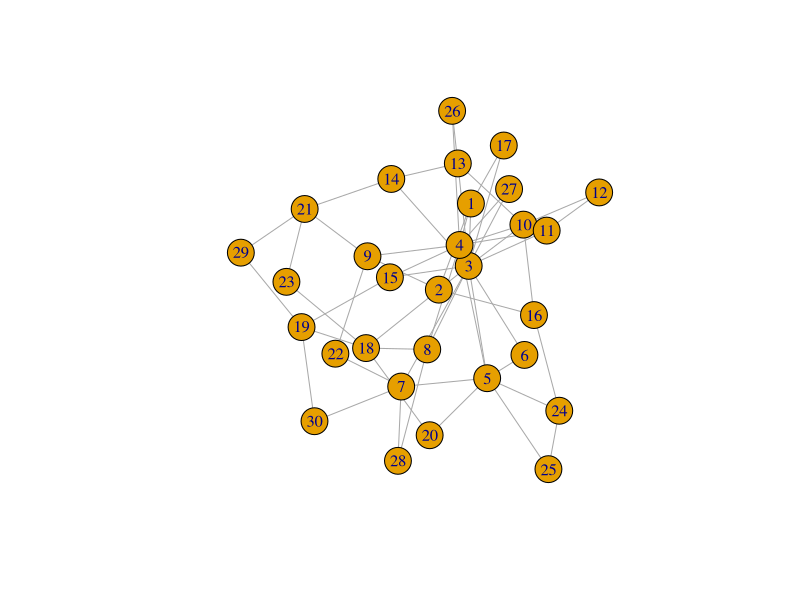
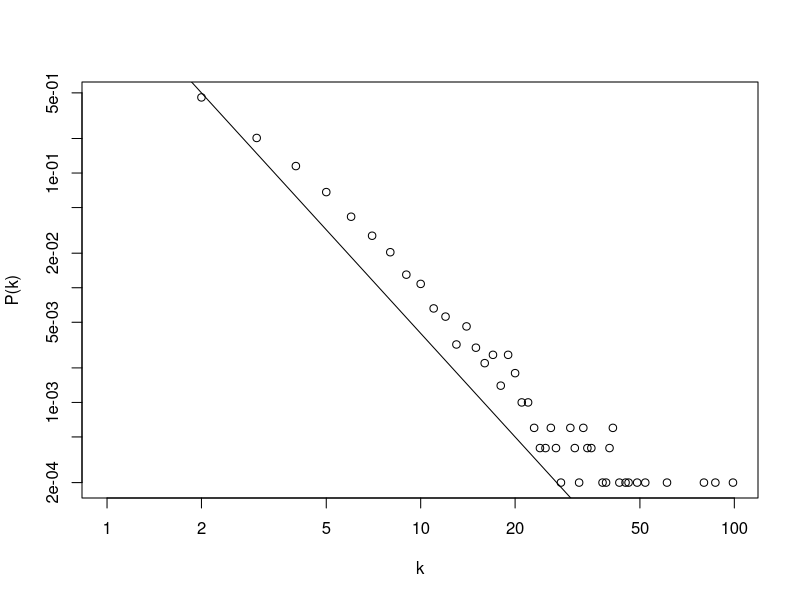
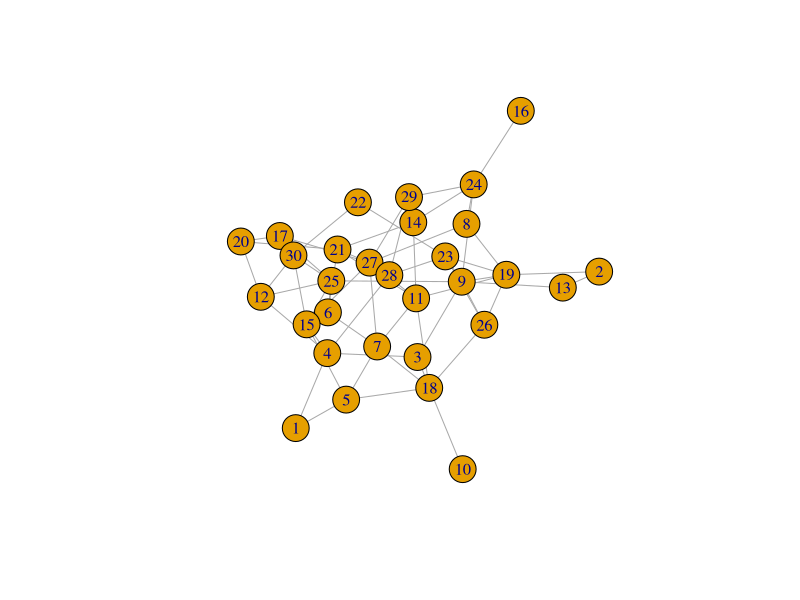
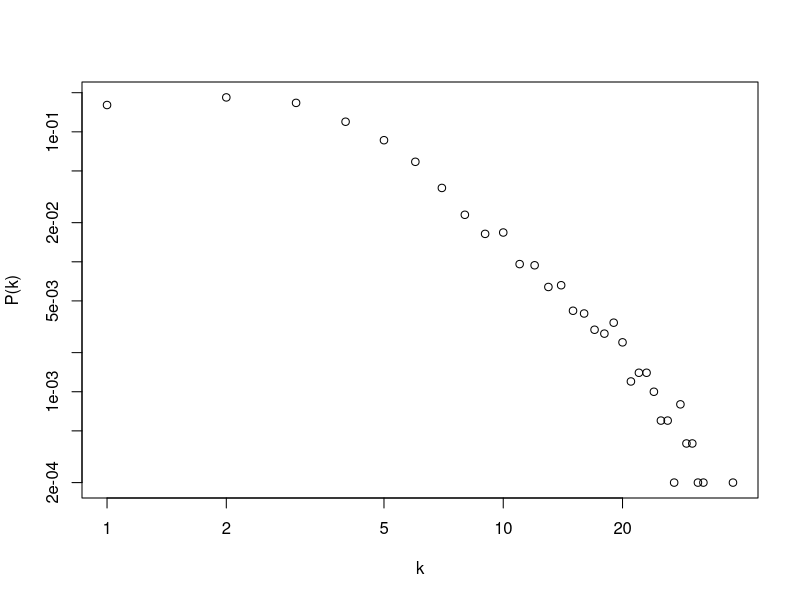
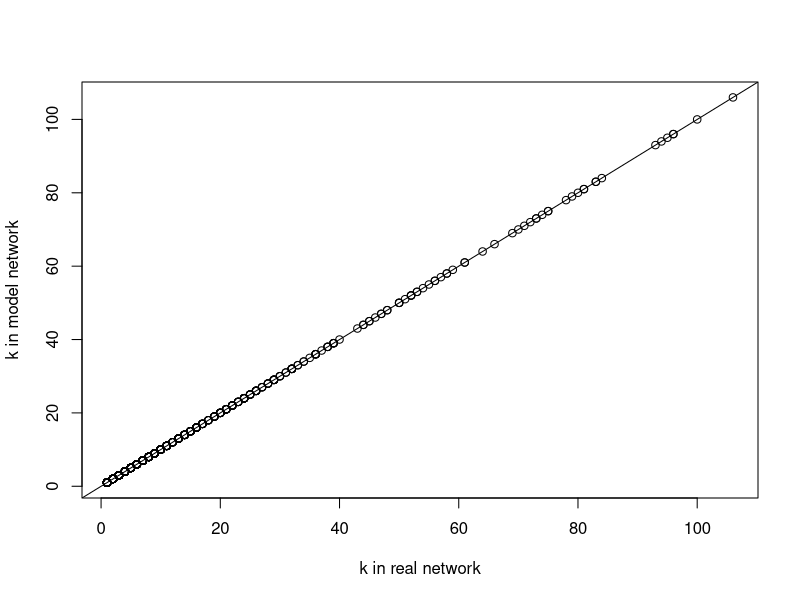

Reproduce these figures in R, in order.
## ---- chunk 1
# igraphパッケージの読み込み
library(igraph)
## ---- chunk 2
# sample_pa(N, power, m, directed=F)
# power: 非線形優先接続に対する指数。1とすることで式(3.7)と同じ意味になる。
# directed: Tとすれば，有向ネットワークになる。
g <- sample_pa(30, 1, 2, directed=F)
# 描画
plot(g)
## ---- chunk 3
# モデルネットワークの生成
g <- sample_pa(5000, 1, 2, directed=F)
# 次数の範囲（0から最大次数）
k <- 0:max(degree(g))
# 次数分布の描画
plot(k, degree_distribution(g), xlab="k", ylab="P(k)", log="xy")

# 理論線
f <- function(k,m){
  return(2*m*k**(-3))
}
# 理論線の描画
lines(k, f(k, 2))
## ---- chunk 4
# sample_fitness_pl(N, L, gamma)。
# gamma = 1 + 1 / xi
g <- sample_fitness_pl(30, 60, 2.5, finite.size.correction = T)
# 描画
plot(g)
## ---- chunk 5
# モデルネットワークの生成
g <- sample_fitness_pl(5000, 10000, 2.5, finite.size.correction = T)
# 次数の範囲（0から最大次数）
k <- 0:max(degree(g))
# 次数分布の描画
plot(k, degree_distribution(g), xlab="k", ylab="P(k)", log="xy")
## ---- chunk 6
# エッジリストの読み込み
d <- read.table("../data/ecoli_ppi_Hu_etal_2009.txt")
# グラフオブジェクトの作成
g <- simplify(graph_from_data_frame(d,directed=F),remove.multiple=T,remove.loops=T)

# 最大連結成分の取得
cls <- components(g,"weak")
g <- delete_vertices(g,subset(V(g),cls$membership!=which(cls$csize==max(cls$csize))[[1]]))

# 次数のベクトルを取得
deg <- degree(g)
## ---- chunk 7
g_rand <- sample_degseq(deg, method="vl") 
## ---- chunk 8
plot(degree(g), degree(g_rand), xlab="k in real network", ylab="k in model network")
abline(0,1)
## ---- chunk 9
# 実際のネットワーク
c_ave_real <- transitivity(g,type="localaverage",isolates="zero")
# コンフィギュレーションモデル
c_ave_rand <- transitivity(g_rand,type="localaverage",isolates="zero")
# 出力
cat("実際：",c_ave_real,"コンフィギュレーション：",c_ave_rand,"\n")
